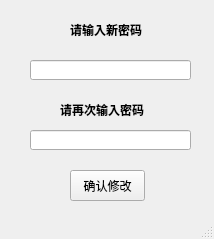
<?xml version="1.0" encoding="UTF-8"?>
<ui version="4.0">
 <class>MainWindow</class>
 <widget class="QMainWindow" name="MainWindow">
  <property name="geometry">
   <rect>
    <x>0</x>
    <y>0</y>
    <width>214</width>
    <height>239</height>
   </rect>
  </property>
  <property name="windowTitle">
   <string>MainWindow</string>
  </property>
  <widget class="QWidget" name="centralwidget">
   <widget class="QLabel" name="label">
    <property name="geometry">
     <rect>
      <x>70</x>
      <y>10</y>
      <width>131</width>
      <height>41</height>
     </rect>
    </property>
    <property name="text">
     <string>&lt;html&gt;&lt;head/&gt;&lt;body&gt;&lt;p&gt;&lt;span style=&quot; font-weight:600;&quot;&gt;         请输入新密码&lt;/span&gt;&lt;/p&gt;&lt;/body&gt;&lt;/html&gt;</string>
    </property>
   </widget>
   <widget class="QLineEdit" name="lineEdit">
    <property name="geometry">
     <rect>
      <x>30</x>
      <y>60</y>
      <width>161</width>
      <height>20</height>
     </rect>
    </property>
   </widget>
   <widget class="QPushButton" name="pushButton">
    <property name="geometry">
     <rect>
      <x>70</x>
      <y>170</y>
      <width>75</width>
      <height>31</height>
     </rect>
    </property>
    <property name="sizePolicy">
     <sizepolicy hsizetype="Minimum" vsizetype="Expanding">
      <horstretch>0</horstretch>
      <verstretch>0</verstretch>
     </sizepolicy>
    </property>
    <property name="text">
     <string>确认修改</string>
    </property>
   </widget>
   <widget class="QLineEdit" name="lineEdit_2">
    <property name="geometry">
     <rect>
      <x>30</x>
      <y>130</y>
      <width>161</width>
      <height>20</height>
     </rect>
    </property>
   </widget>
   <widget class="QLabel" name="label_2">
    <property name="geometry">
     <rect>
      <x>60</x>
      <y>90</y>
      <width>131</width>
      <height>41</height>
     </rect>
    </property>
    <property name="text">
     <string>&lt;html&gt;&lt;head/&gt;&lt;body&gt;&lt;p&gt;&lt;span style=&quot; font-weight:600;&quot;&gt;请再次输入密码&lt;/span&gt;&lt;/p&gt;&lt;/body&gt;&lt;/html&gt;</string>
    </property>
   </widget>
  </widget>
  <widget class="QStatusBar" name="statusbar"/>
 </widget>
 <resources/>
 <connections/>
</ui>
